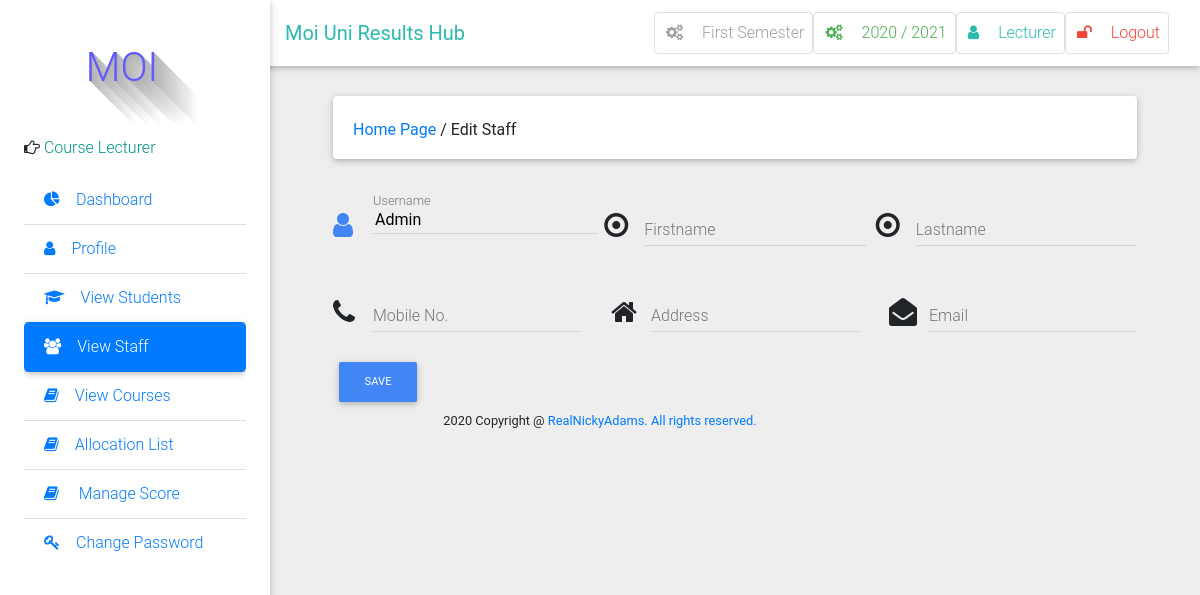
The page /staff/edit/1/ (signed in) on the database its author committed.
### result/models.py (models this page shows, shortened)
class Semester(models.Model):
    semester = models.CharField(max_length=10, choices=SEMESTER, blank=True)
    is_current_semester = models.BooleanField(default=False, blank=True, null=True)
    session = models.ForeignKey(Session, on_delete=models.CASCADE, blank=True, null=True)
    next_semester_begins = models.DateField(null=True, blank=True)
    def __str__(self):
        return self.semester

class Session(models.Model):
    session = models.CharField(max_length=200, unique=True)
    is_current_session = models.BooleanField(default=False, blank=True, null=True)
    next_session_begins = models.DateField(blank=True, null=True)
    def __str__(self):
        return self.session

class User(AbstractUser):
    is_student = models.BooleanField(default=False)
    is_lecturer = models.BooleanField(default=False)
    phone = models.CharField(max_length=60, blank=True, null=True)
    address = models.CharField(max_length=60, blank=True, null=True)
    picture = models.ImageField(upload_to="pictures/", blank=True, null=True)
    email = models.EmailField(blank=True, null=True)
    admission = models.CharField(max_length=10)
    username_validator = ASCIIUsernameValidator()

### result/views.py (the view)
# urls.py: path('staff/edit/<int:pk>/', views.edit_staff, name="edit_staff"),
@login_required
@lecturer_required
def edit_staff(request, pk):
    staff = get_object_or_404(User, pk=pk)
    if request.method == "POST":
        form = StaffAddForm(request.POST, instance=staff)
        if form.is_valid():
            staff.save()
            return redirect('staff_list')
    else:
        form = StaffAddForm(instance=staff)
    return render(request, 'registration/edit_staff.html', {'form': form})

### result/context_processors.py (called while the page is built)
def get_current_year_to_context(request):
    current_datetime = datetime.datetime.now()
    return {
        'current_year': current_datetime.year
    }

def session_processor(request):
    current_session = Session.objects.get(is_current_session=True)
    return {"current_session": current_session}

def semester_processor(request):
    current_semester = Semester.objects.get(is_current_semester=True)
    return {"current_semester": current_semester}

### templates/registration/edit_staff.html (shortened to what this page needs)
{% extends 'base.html' %}
{% load crispy_forms_tags %}
{% block side_bar %}
    {% include 'partial_active_element.html' with active='staff' %}
{% endblock side_bar %}
{% block content %}
<div class="container-fluid mt-5">
  <div class="card mb-4 wow fadeIn">
    <div class="card-body d-sm-flex justify-content-between">
      <h6 class="mb-2 mb-sm-0 pt-1">
        <a href="/">Home Page</a>
         <span>/</span>
         <span>Edit Staff</span>
        </h6>
    </div>
  </div>
<form method="post">{% csrf_token %}
  <div class="form-row">
    <div class="col-md-4">
      <div class="md-form form-group">
        <i class="fa fa-user prefix"></i>
        {{ form.username }}
        <label for="inputEmail4MD">{{ form.username.label }}</label>
      </div>
    </div>
    <div class="col-md-4">
      <div class="md-form form-group">
        <i class="fa fa-dot-circle-o prefix"></i>
       {{ form.firstname }}
        <label for="inputCityMD">{{ form.firstname.label }}</label>
      </div>
    </div>
    <div class="col-md-4">
      <div class="md-form form-group">
        <i class="fa fa-dot-circle-o prefix"></i>
        {{ form.lastname }}
        <label for="inputZipMD">{{ form.lastname.label }}</label>
      </div>
    </div>
  </div>
  <div class="row">
    <div class="col-md-4">
      <div class="md-form form-group">
        <i class="fa fa-phone prefix"></i>
          {{ form.phone }}
        <label for="inputCityMD">{{ form.phone.label }}</label>
      </div>
    </div>
    <div class="col-md-4">
      <div class="md-form form-group">
        <i class="fa fa-home prefix"></i>
        {{ form.address }}
        <label for="student_address">{{ form.address.label }}</label>
      </div>
    </div>
    <div class="col-md-4">
      <div class="md-form form-group">
        <i class="fa fa-envelope-open prefix"></i>
        {{ form.email }}
        <label for="student_email">{{ form.email.label }}</label>
      </div>
    </div>
  </div>
  <button type="submit" class="btn btn-primary btn-md">Save</button>
</form>
</div>
{% endblock %}

### templates/base.html (shortened to what this page needs)
 {%load static %}
<!DOCTYPE html>
<html lang="en">
    <head>
        <link rel="stylesheet" href="https://maxcdn.bootstrapcdn.com/font-awesome/4.7.0/css/font-awesome.min.css">
        <link href="{% static 'css/bootstrap.min.css' %}" rel="stylesheet">
        <link href="{% static 'css/mdb.min.css' %}" rel="stylesheet">
        <link href="{% static 'css/style.css' %}" rel="stylesheet">
    </head>
    <body class="grey lighten-3">
    <header>
        <nav class="navbar fixed-top navbar-expand-lg navbar-light white scrolling-navbar">
            <div class="container-fluid">
                <a class="navbar-brand waves-effect" href="/">
                    <strong class="text-default ">Moi Uni Results Hub</strong>
                </a>
                <div class="collapse navbar-collapse" id="navbarSupportedContent">
                          {% if user.is_authenticated %}
                    <ul class="navbar-nav nav-flex-icons">
                        <li class="nav-item">
                            <a href="{% if request.user.is_superuser %}{% url 'manage_semester' %}{% else %}#{% endif %}" class="nav-link border border-light grey-text rounded waves-effect">
                                <i class="fa fa-cogs mr-3"></i>{{ current_semester }} Semester
                            </a>
                        </li>
                        <li class="nav-item">
                            <a href="{% if request.user.is_superuser %}{% url 'manage_session' %}{% else %}#{% endif %}" class="nav-link border border-light green-text rounded waves-effect">
                                <i class="fa fa-cogs mr-3"></i>{{ current_session }}
                            </a>
                        </li>
                        <li class="nav-item">
                            <a href="{% url 'profile' %}" class="nav-link border border-light rounded waves-effect text-default">
                                <i  class="fa fa-user mr-3"></i>{{ user|capfirst }}
                            </a>
                        </li>
                         <li class="nav-item">
                            <a href="/accounts/logout/" class="nav-link border border-light rounded waves-effect red-text">
                                <i class="fa fa-unlock mr-3"></i>Logout
                            </a>
                        </li>
                    {% endif %}
                </div>
            </div>
        </nav>
        <div class="sidebar-fixed position-fixed">
                <p style="margin-left: 30px;" id="icon" class="logo"> MOI</p>
                {% if request.user.is_lecturer %}
                <p><i class="fa fa-hand-o-right" aria-hidden="true"></i>
                    <span class="teal-text text-center"> Course Lecturer</span></p>
                {% elif request.user.is_student %}
                <p><i class="fa fa-hand-o-right" aria-hidden="true"></i>
                    <span class="teal-text text-center"> Student</span></p>
                {% else %}
                <p><i class="fa fa-hand-o-right" aria-hidden="true"></i>
                    <span class="teal-text text-center"> System Admin</span></p>
                {% endif %}
            <div class="dashboard">
            {% block side_bar %}{% endblock side_bar %}
            </div>
        </div>
    </header>
    <main class="pt-5 mx-lg-5">
        {% block content%} {% endblock %}
    </main>
<footer class="footer text-center">
        <div class="container">
            <small class="copyright">{{ current_year }} Copyright @ <a href="#">RealNickyAdams. All rights reserved. </a></small>
        </div>
    </footer>
    </body>
</html>

### static/css/style.css (style rules this page uses)
.sidebar-fixed { height: 100vh; width: 270px; -webkit-box-shadow: 0 2px 5px 0 rgba(0, 0, 0, 0.16), 0 2px 10px 0 rgba(0, 0, 0, 0.12); box-shadow: 0 2px 5px 0 rgba(0, 0, 0, 0.16), 0 2px 10px 0 rgba(0, 0, 0, 0.12); z-index: 1050; background-color: #fff; padding: 1.5rem; padding-top: 0; }
@media (min-width: 1200px) { .navbar, .page-footer, main { padding-left: 270px; } }
.logo { text-color:#006666; text-shadow: rgb(179, 179, 179) 0px 0px 0px, rgb(180, 180, 180) 1px 1px 0px, rgb(182, 182, 182) 2px 2px 0px, rgb(184, 184, 184) 3px 3px 0px, rgb(185, 185, 185) 4px 4px 0px, rgb(187, 187, 187) 5px 5px 0px, rgb(189, 189, 189) 6px 6px 0px, rgb(190, 190, 190) 7px 7px 0px, rgb(192, 192, 192) 8px 8px 0px, rgb(194, 194, 194) 9px 9px 0px, rgb(195, 195, 195) 10px 10px 0px, rgb(197, 197, 197) 11px 11px 0px, rgb(199, 199, 199) 12px 12px 0px, rgb(201, 201, 201) 13px 13px 0px, rgb(202, 202, 202) 14px 14px 0px, rgb(204, 204, 204) 15px 15px 0px, rgb(206, 206, 206) 16px 16px 0px, rgb(207, 207, 207) 17px 17px 0px, rgb(209, 209, 209) 18px 18px 0px, rgb(211, 211, 211) 19px 19px 0px, rgb(212, 212, 212) 20px 20px 0px, rgb(214, 214, 214) 21px 21px 0px, rgb(216, 216, 216) 22px 22px 0px, rgb(218, 218, 218) 23px 23px 0px, rgb(219, 219, 219) 24px 24px 0px, rgb(221, 221, 221) 25px 25px 0px, rgb(223, 223, 223) 26px 26px 0px, rgb(224, 224, 224) 27px 27px 0px, rgb(226, 226, 226) 28px 28px 0px, rgb(228, 228, 228) 29px 29px 0px, rgb(230, 230, 230) 30px 30px 0px, rgb(231, 231, 231) 31px 31px 0px, rgb(233, 233, 233) 32px 32px 0px, rgb(235, 235, 235) 33px 33px 0px, rgb(236, 236, 236) 34px 34px 0px, rgb(238, 238, 238) 35px 35px 0px, rgb(240, 240, 240) 36px 36px 0px, rgb(241, 241, 241) 37px 37px 0px, rgb(243, 243, 243) 38px 38px 0px, rgb(245, 245, 245) 39px 39px 0px, rgb(247, 247, 247) 40px 40px 0px, rgb(248, 248, 248) 41px 41px 0px, rgb(250, 250, 250) 42px 42px 0px, rgb(252, 252, 252) 43px 43px 0px, rgb(253, 253, 253) 44px 44px 0px; font-size: 40px; color: rgb(95, 89, 255); height: 120px; width: 136px; line-height: 136px; border-radius: ; text-align: center; background-color: rgb(255, 255, 255); }

### templates/base.html (style rules this page uses)
.dashboard { display: block; max-height: 500px; overflow-y: auto; -ms-overflow-style: -ms-autohiding-scrollbar; }

### rows shown on the page
Semester: semester "First"
Session: session "2020 / 2021"
User: username "Lecturer"
User: username "Admin"
